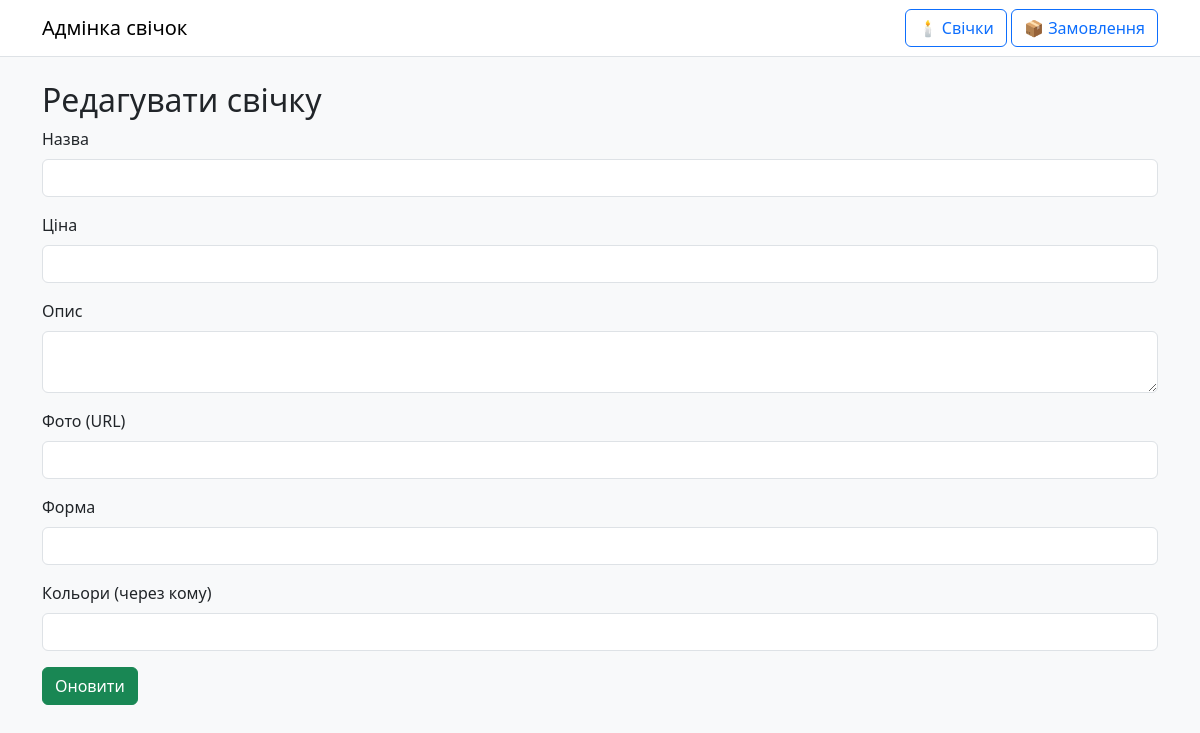
Page /admin/candles/edit/5 on the earlier database version.
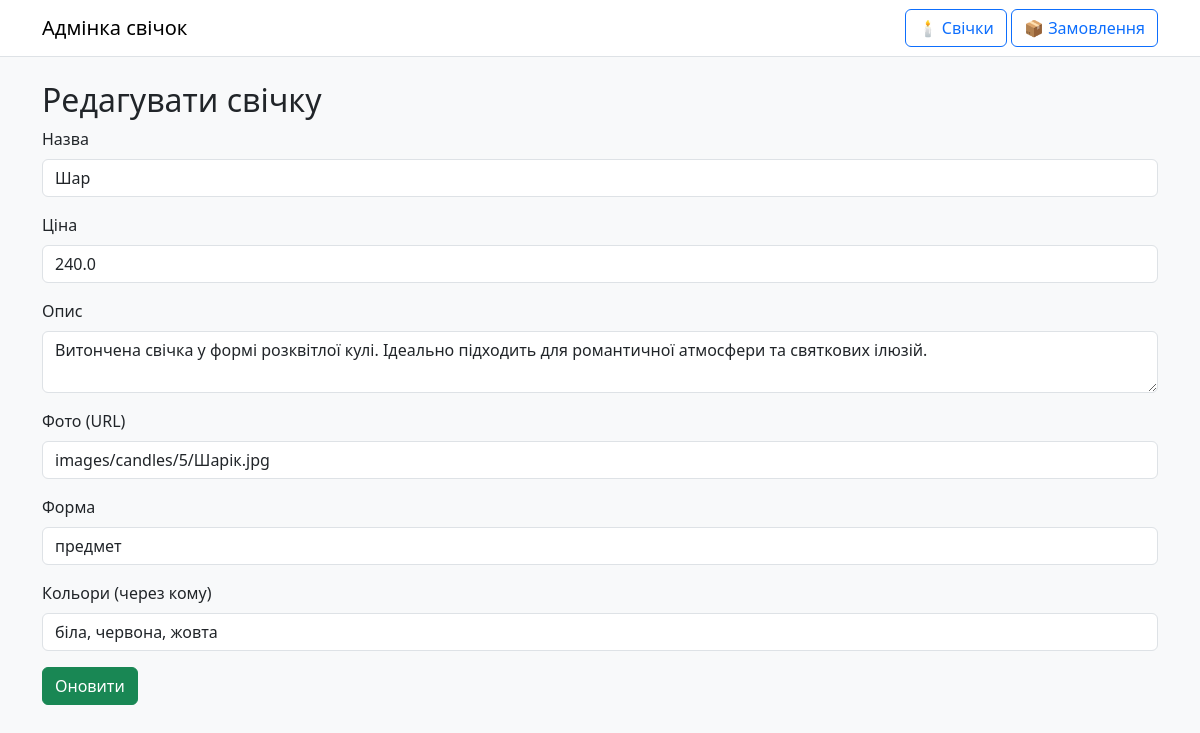
Same page on the later database version.
### tables this page shows
CREATE TABLE candles (
        id INTEGER PRIMARY KEY AUTOINCREMENT,
        name TEXT NOT NULL,
        price REAL NOT NULL,
        description TEXT,
        image_url TEXT,
        shape TEXT,
        colors TEXT
    );

### admin_app.py (the view, shortened to what this page needs)
@admin_app.route("/candles/edit/<int:candle_id>", methods=["GET", "POST"])
def edit_candle(candle_id):
    conn = sqlite3.connect("app.db")
    cursor = conn.cursor()
    cursor.execute("SELECT * FROM candles WHERE id=?", (candle_id,))
    candle = cursor.fetchone()
    conn.close()
    return render_template("admin/edit_candle.html", candle=candle)

### site_app.py (called while the page is built)
def get_locale():
    lang = request.args.get("lang")
    if lang in app.config["BABEL_SUPPORTED_LOCALES"]:
        return lang
    cookie_lang = request.cookies.get("lang")
    if cookie_lang in app.config["BABEL_SUPPORTED_LOCALES"]:
        return cookie_lang
    return app.config["BABEL_DEFAULT_LOCALE"]

@app.context_processor
def inject_globals():
    cart = session.get("cart", [])
    return dict(cart_count=len(cart), current_lang=get_locale())

### templates/admin/edit_candle.html
{% extends "admin/admin_base.html" %}
{% block content %}
<h2>Редагувати свічку</h2>
<form method="POST">
  <div class="mb-3">
    <label class="form-label">Назва</label>
    <input type="text" name="name" class="form-control" value="{{ candle[1] }}" required>
  </div>
  <div class="mb-3">
    <label class="form-label">Ціна</label>
    <input type="number" name="price" class="form-control" value="{{ candle[2] }}" required>
  </div>
  <div class="mb-3">
    <label class="form-label">Опис</label>
    <textarea name="description" class="form-control">{{ candle[3] }}</textarea>
  </div>
  <div class="mb-3">
    <label class="form-label">Фото (URL)</label>
    <input type="text" name="image_url" class="form-control" value="{{ candle[4] }}">
  </div>
  <div class="mb-3">
    <label class="form-label">Форма</label>
    <input type="text" name="shape" class="form-control" value="{{ candle[5] }}">
  </div>
  <div class="mb-3">
    <label class="form-label">Кольори (через кому)</label>
    <input type="text" name="colors" class="form-control" value="{{ candle[6] }}">
  </div>
  <button type="submit" class="btn btn-success">Оновити</button>
</form>
{% endblock %}

Differences in the rows shown:
added candles: name "Шар", price "240.0", description "Витончена свічка у формі розквітлої кулі. Ідеально підходить для романтичної атмосфери та святкових ілюзій.", image_url "images/candles/5/Шарік.jpg", shape "предмет", colors "біла, червона, жовта"
